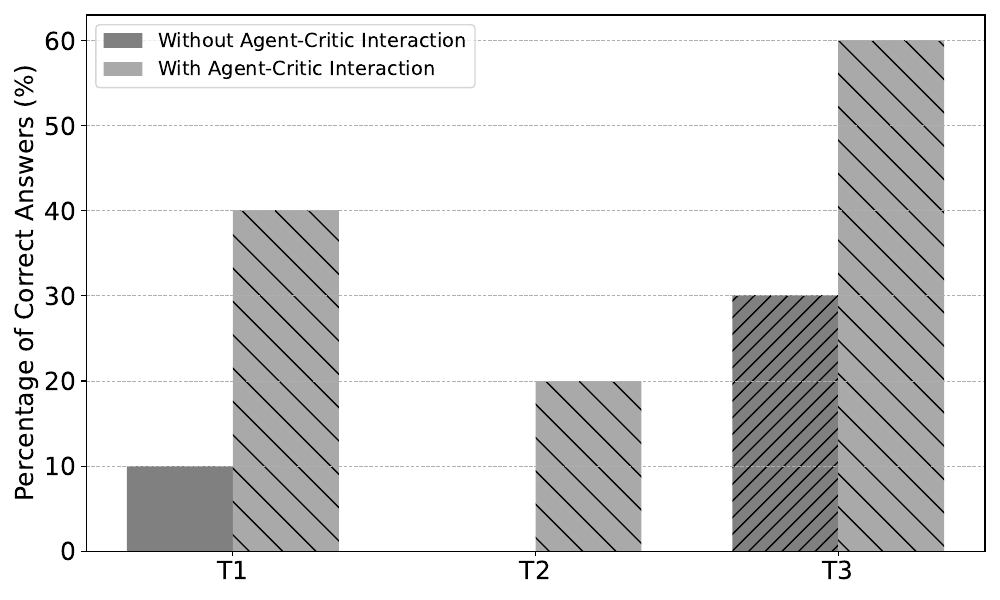

The script that saved this image:
import json
import pandas as pd
import matplotlib.pyplot as plt


# Function to extract correct answers from the JSON data
def extract_correct_answers(data):
    correct_answers = {}
    for question, content in data.items():
        correct_answers[question] = [
            iteration["correct"] for iteration in content["iterations"]
        ]
    return correct_answers


# Load JSON data from files
with open("experiment_without_critic.json", "r") as f:
    data_without_critic_json = json.load(f)

with open("experiment_with_critic.json", "r") as f:
    data_with_critic_json = json.load(f)

# Extract correct answers from the JSON files
data_without_critic = extract_correct_answers(data_without_critic_json)
data_with_critic = extract_correct_answers(data_with_critic_json)

# Convert data to DataFrames
df_without_critic = pd.DataFrame(data_without_critic)
df_with_critic = pd.DataFrame(data_with_critic)

# Calculate the percentage of correct answers for each question over all iterations
percent_correct_without_critic = df_without_critic.mean() * 100
percent_correct_with_critic = df_with_critic.mean() * 100

# Calculate success rate (total correct answers / total iterations)
total_iterations_without_critic = df_without_critic.count().sum()
total_correct_without_critic = df_without_critic.sum().sum()
print(total_iterations_without_critic)
print(total_correct_without_critic)
success_rate_without_critic = (
    total_correct_without_critic / total_iterations_without_critic
) * 100

total_iterations_with_critic = df_with_critic.count().sum()
total_correct_with_critic = df_with_critic.sum().sum()
success_rate_with_critic = (
    total_correct_with_critic / total_iterations_with_critic
) * 100

# Calculate percentage improvement in success rate
if success_rate_without_critic != 0:
    percentage_improvement = (
        (success_rate_with_critic - success_rate_without_critic)
        / success_rate_without_critic
    ) * 100
else:
    percentage_improvement = float("inf")  # Handle division by zero

# Print success rates and percentage improvement
print(f"Success Rate Without Agent-Critic: {success_rate_without_critic:.2f}%")
print(f"Success Rate With Agent-Critic: {success_rate_with_critic:.2f}%")
print(f"Percentage Improvement in Success Rate: {percentage_improvement:.2f}%")

# Plotting the results as a histogram with grayscale bars and hatching patterns
plt.figure(figsize=(10, 6))

# Define the bar width and the positions for the bars
bar_width = 0.35
index = range(1, 4)

# Plot bars for each experiment with grayscale colors and hatching patterns
plt.bar(
    [i - bar_width / 2 for i in index],
    percent_correct_without_critic,
    width=bar_width,
    color="gray",
    label="Without Agent-Critic Interaction",
    hatch="//",
)
plt.bar(
    [i + bar_width / 2 for i in index],
    percent_correct_with_critic,
    width=bar_width,
    color="darkgray",
    label="With Agent-Critic Interaction",
    hatch="\\",
)

# plt.title('Percentage of Correct Answers Over All Iterations (With vs Without Critic Agent)')
# plt.xlabel('Questions')
plt.ylabel("Percentage of Correct Answers (%)", fontsize=18)
plt.xticks([1, 2, 3], ["T1", "T2", "T3"], fontsize=18)
plt.legend(fontsize=14)

# Set y-axis ticks and increase the font size
plt.yticks(fontsize=18)

# plt.grid(axis='y')
plt.grid(axis="y", linestyle="--", linewidth=0.7)

plt.tight_layout()

# Save the plot as a PDF before showing
plt.savefig("answer_correctness.pdf", format="pdf")

# Show the plot
plt.show()
